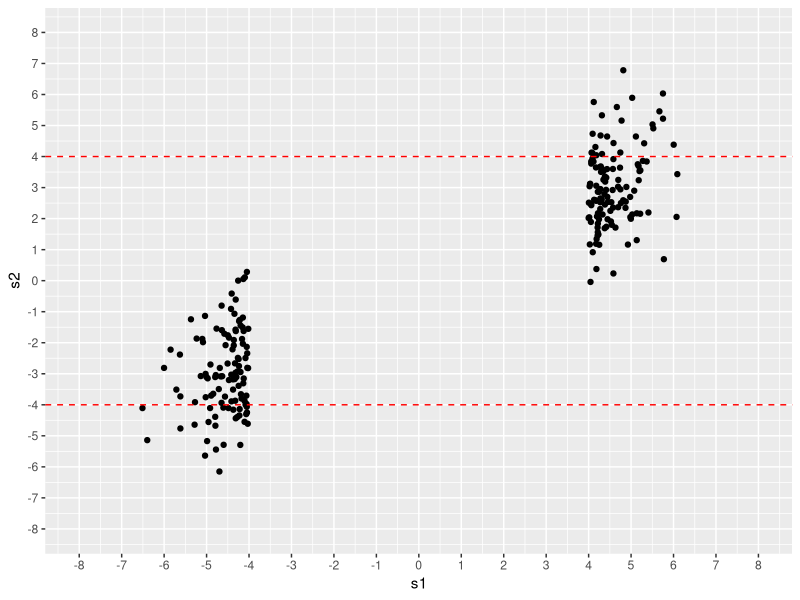
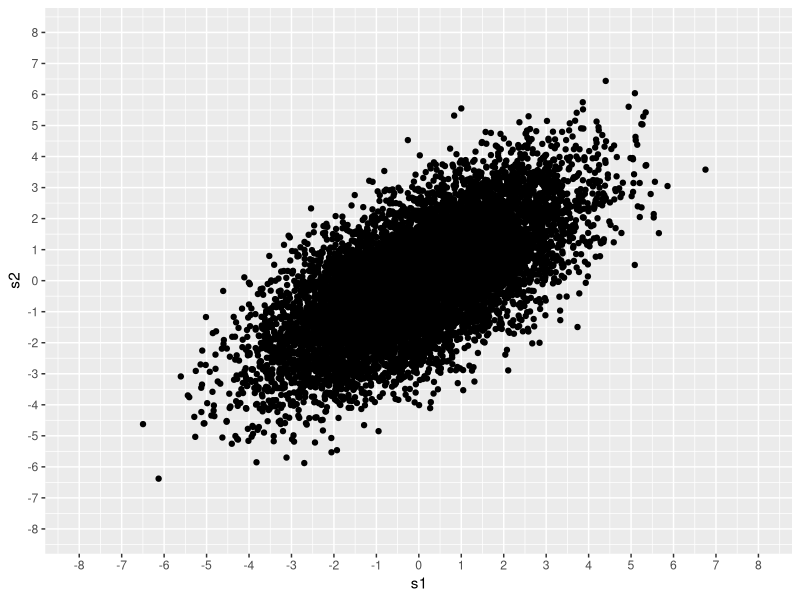
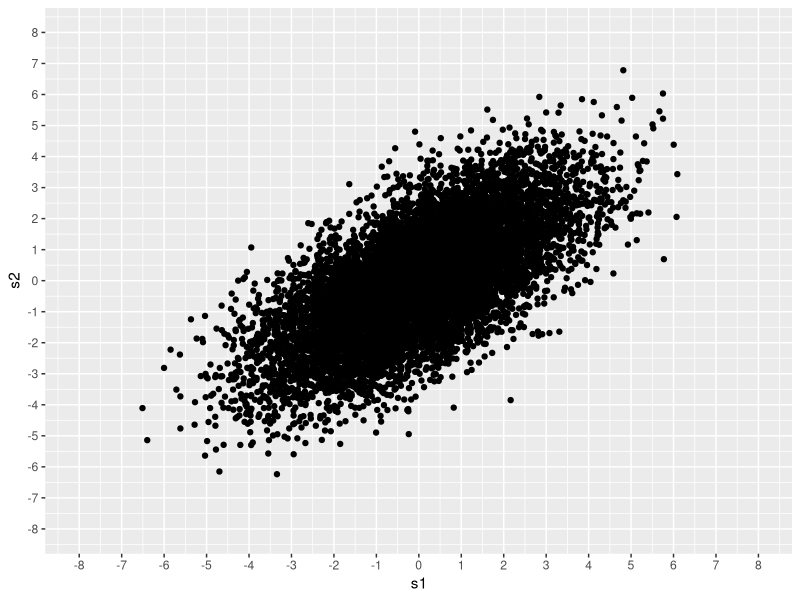

These charts were generated, in order, by the following R code: (Note: this script raises an error after producing the figures.)
#plotting s1 VS s2 when s1>4
#dashed red line represents all the points that replicated out of the ones that should've replicated
library(tidyverse)
library(MASS)
library(ggplot2)
library(dplyr)

#pulling lamda from normal distrubtion 
tempSd<-sqrt(2)
N=10000
sampleSize=10000
lamda <- rnorm(n=N, mean=0, sd=tempSd)

results<-matrix(nrow=N, ncol=3)

for(i in 1:N){
  results[i,1] = lamda[i]
  results[i,c(2,3)] <- rnorm(n=2,mean=lamda[i],sd=1)
}

results.data=as.data.frame(results)
colnames(results.data)=c("lamda", "s1", "s2")

s1VSs2_4<-ggplot(data = filter(results.data, s1>4 | s1<(-4)), mapping = aes(x = s1, y = s2)) +
  geom_point()+geom_hline(yintercept=4, linetype="dashed", color = "red")+
  scale_y_continuous(breaks=seq(-8, 8, 1), limits=c(-8,8))+scale_x_continuous(breaks=seq(-8, 8, 1), limits=c(-8, 8))+
  geom_hline(yintercept=-4, linetype="dashed", color = "red")
  
ggsave(filename="s1_s2_replication_4.jpg")


#covariance between s1 and s2 
s1s2_cov<-cov(results.data$s1, y = results.data$s2, use = "everything", method = "pearson")
#the covariance is equal to sigmasqauredg which is variance of lamda

#now we will plot the multivaribale disturbtion with s1 and s2
#covariance matrix 
#[vs1, cs2s2]
#[cs2s2, vs2]
cov_matrix=matrix(data=NA, nrow=2, ncol=2)
cov_matrix[1,1]=3
cov_matrix[1,2]=2
cov_matrix[2,1]=2
cov_matrix[2,2]=3

mean_matrix=matrix(data=NA, nrow=2, ncol=1)
mean_matrix[1,1]=0
mean_matrix[2,1]=0

s1_s2_distribution<-mvrnorm(n=10000, mu=mean_matrix, Sigma = cov_matrix)
dis_frame=as.data.frame(s1_s2_distribution)
colnames(dis_frame)=c("s1", "s2")
mvnrom_plot_ss<-ggplot(data=dis_frame, mapping = aes(x=s1, y=s2))+geom_point()+
  scale_y_continuous(breaks=seq(-8, 8, 1), limits=c(-8,8))+scale_x_continuous(breaks=seq(-8, 8, 1), limits=c(-8, 8))
ggsave(filename="s1_s2_mvnrom.jpg")

s1VSs2<-ggplot(data = filter(results.data), mapping = aes(x = s1, y = s2)) +
  geom_point()+
  scale_y_continuous(breaks=seq(-8, 8, 1), limits=c(-8,8))+scale_x_continuous(breaks=seq(-8, 8, 1), limits=c(-8, 8))

ggsave(filename="s1_s2_sampling.jpg")

#now we will plot the multivaribale disturbtion with lamda and s1
cov_matrix2=matrix(data=NA, nrow=2, ncol=2)
cov_matrix[1,1]=2
cov_matrix[1,2]=2
cov_matrix[2,1]=2
cov_matrix[2,2]=3

mean_matrix2=matrix(data=NA, nrow=2, ncol=1)
mean_matrix[1,1]=0
mean_matrix[2,1]=0

s1_lamda_distribution<-mvrnorm(n=10000, mu=mean_matrix2, Sigma = cov_matrix2)
dis_frame2=as.data.frame(s1_lamda_distribution)
colnames(dis_frame2)=c("lamda", "s1")

mvnrom_plot_ss<-ggplot(data=dis_frame2, mapping = aes(x=lamda, y=s1))+geom_point()+
  scale_y_continuous(breaks=seq(-8, 8, 1), limits=c(-8,8))+scale_x_continuous(breaks=seq(-8, 8, 1), limits=c(-8, 8))
ggsave(filename="s1_lamda_mvnrom.jpg")


